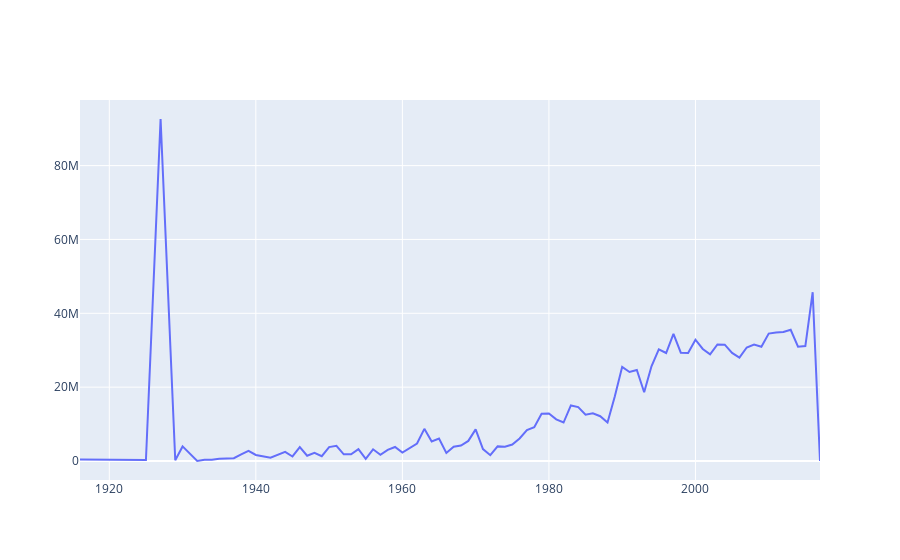

Here is the notebook cell this chart was saved with:
### Code cell
trace0 = go.Scatter(
    x=df_1['year'],
    y=df_1['budget'],
    name='Budget'
)


fig = go.Figure(data=trace0)

iplot(fig)
